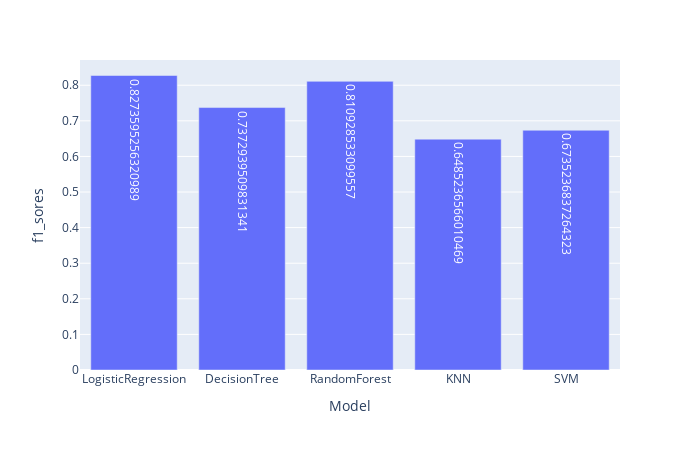

Notebook source saved alongside this figure:
### Code cell
fig = px.bar(x=['LogisticRegression', 'DecisionTree', 'RandomForest', 'KNN', 'SVM'], y=cv_f1_macro_scores, text=cv_f1_macro_scores)
fig.update_layout(width=700, height=450, xaxis_title='Model', yaxis_title='f1_sores')

### Figure 1 — Plotly figure (JSON) as saved in the notebook; plotly's stock layout.template omitted (floating-point values rounded to 4 significant figures)
{"data": [{"alignmentgroup": "True", "hovertemplate": "x=%{x}<br>y=%{y}<br>text=%{text}<extra></extra>", "legendgroup": "", "marker": {"color": "#636efa", "pattern": {"shape": ""}}, "name": "", "offsetgroup": "", "orientation": "v", "showlegend": false, "text": [0.8274, 0.7373, 0.8109, 0.6485, 0.6735], "textposition": "auto", "type": "bar", "x": ["LogisticRegression", "DecisionTree", "RandomForest", "KNN", "SVM"], "xaxis": "x", "y": [0.8274, 0.7373, 0.8109, 0.6485, 0.6735], "yaxis": "y"}], "layout": {"barmode": "relative", "height": 450, "legend": {"tracegroupgap": 0}, "margin": {"t": 60}, "width": 700, "xaxis": {"anchor": "y", "domain": [0, 1], "title": {"text": "Model"}}, "yaxis": {"anchor": "x", "domain": [0, 1], "title": {"text": "f1_sores"}}}}
